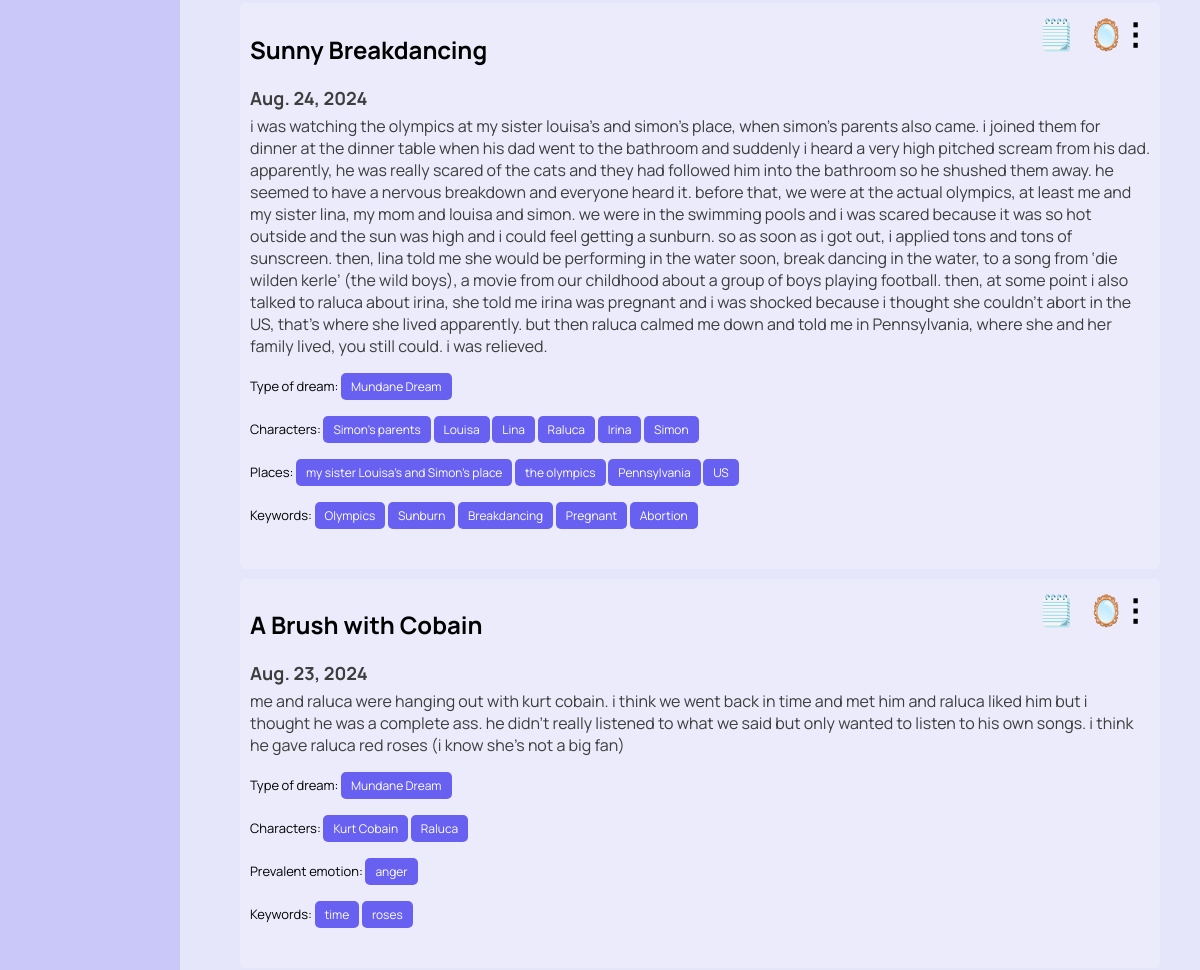
/dreams/journal/?page=2 (signed in, middle part), run on an earlier commit of the app's database.
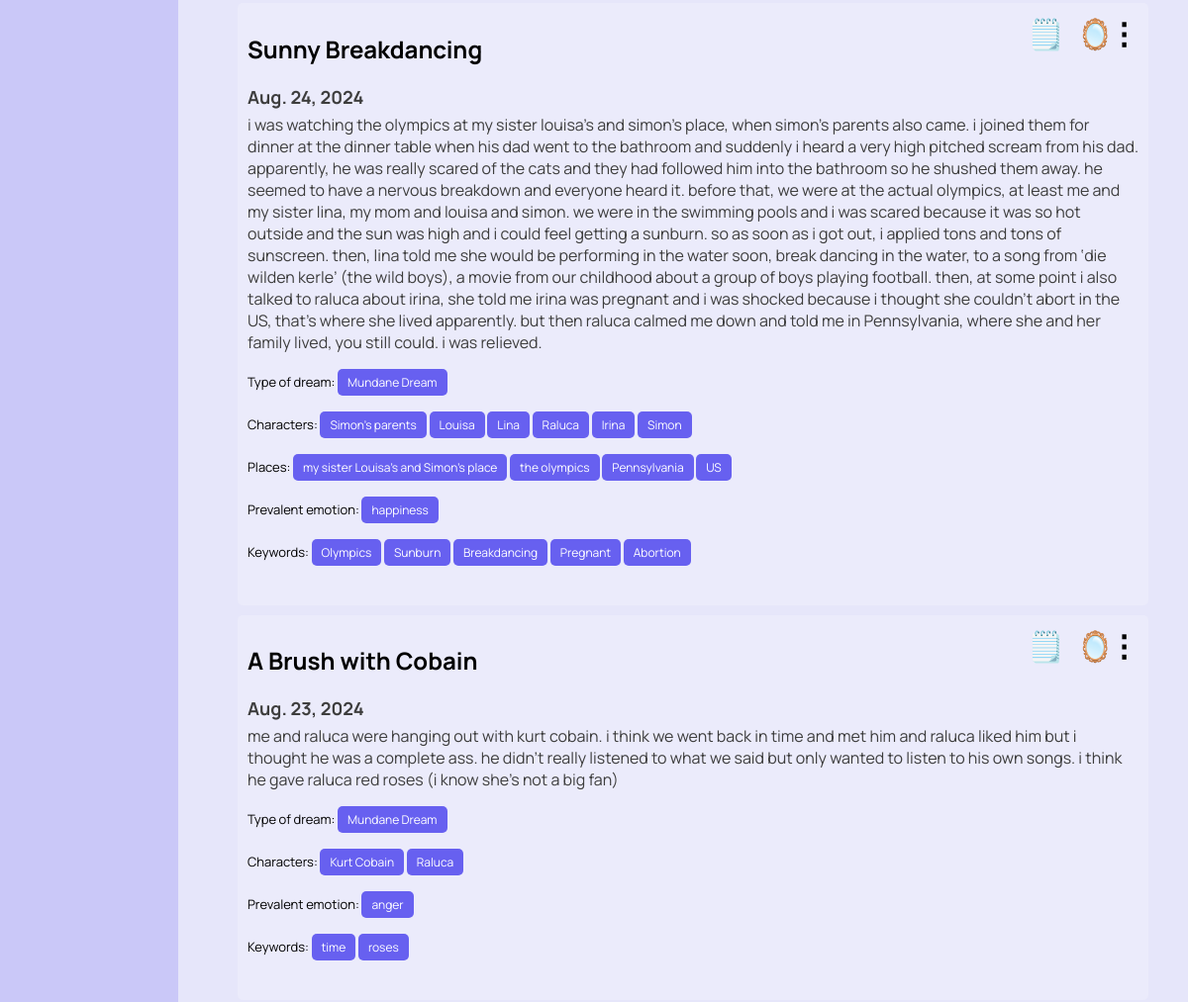
And on a later commit of the database.
### dreams/models.py (models this page shows, shortened)
class Dream(models.Model):
    classification_options = [
        ('0', 'Nightmare'),
        ('1', 'Mundane Dream'),
        ('2', 'Lucid Dream'),
        ('3', 'Existential Dream'),
    ]
    user = models.ForeignKey(User, on_delete=models.CASCADE)
    date = models.DateField()
    time = models.TimeField(default=timezone.now)
    content = models.TextField()
    shared = models.BooleanField(default=False)
    anon = models.BooleanField(default=False)
    processed = models.BooleanField(default=False)
    is_favorite = models.BooleanField(default=False)
    keywords = models.JSONField(default=list, blank=True)
    classification = models.CharField(max_length=1, choices=classification_options, blank=True, null=True, default='')
    characters = models.JSONField(default=list, blank=True)
    places = models.JSONField(default=list, blank=True)
    emotion = models.CharField(max_length=20, blank=True)
    emotion_options = ['anger', 'apprehension', 'sadness', 'confusion', 'happiness', '']
    optional_titles = models.JSONField(default=list, blank=True)
    title = models.TextField(blank=True)
    User.add_to_class('is_new', models.BooleanField(default=True))
    def classification_string(self):
        return dict(self.classification_options).get(self.classification, "No classification")

### dreams/views.py (the view)
# urls.py: path('journal/', views.dream_journal, name='dream_journal'),
@login_required
def dream_journal(request):
    query = request.GET.get('q', '')
    class_query = request.GET.get('classification', '')
    emotion_query = request.GET.get('emotion', '')
    character_query = request.GET.get('character', '')
    place_query = request.GET.get('place', '')
    place_query = unquote(place_query)
    dreams = Dream.objects.filter(user=request.user)
    keyword_query = request.GET.get('keyword', '')
    if query:
        regex_pattern = r'\b({}|{}s?|{}\'s?)\b'.format(re.escape(query), re.escape(query),
                                                       re.escape(query))
        dreams = dreams.filter(Q(content__iregex=regex_pattern))
    if class_query:
        dreams = dreams.filter(classification=class_query)
    if emotion_query:
        dreams = dreams.filter(emotion=emotion_query)
    if keyword_query:
        dreams = dreams.filter(Q(keywords__iregex=r'\b{}\b'.format(re.escape(keyword_query))))
    if character_query:
        dreams = dreams.filter(Q(characters__iregex=r'\b{}\b'.format(re.escape(character_query))))
    if place_query:
        dreams = dreams.filter(Q(places__iregex=r'\b{}\b'.format(re.escape(place_query))))
    dreams = dreams.order_by('-date', '-time')
    paginator = Paginator(dreams, 10)  # Show 10 dreams per page
    page_number = request.GET.get('page')
    page_obj = paginator.get_page(page_number)
    print(f"Decoded place: {place_query}")
    context = {
        'dreams': page_obj,
        'query': query,
        'class_query': class_query,
        'emotion_query': emotion_query,
        'keyword_query': keyword_query,
        'character_query': character_query,
        'place_query': place_query
    }
    return render(request, 'dreams/dream_journal.html', context)

### dreams/templatetags/highlight.py (called while the page is built)
@register.filter(name='highlight')
def highlight(text, search):
    pattern = re.compile(
        r'\b{}\b'.format(re.escape(search)),
        re.IGNORECASE
    )
    highlighted_text = pattern.sub(lambda m: f'<span class="highlight">{m.group()}</span>', text)
    return highlighted_text

### dreams/templates/dreams/dream_journal.html (shortened to what this page needs)
{% load static %}
{% load highlight %}
<!DOCTYPE html>
<html>
<head>
    <link rel="stylesheet" type="text/css" href="{% static 'css/styles.css' %}">
</head>
<body>
<div class="sidenav">
</div>
{% if dreams %}
<div class="dreams">
    {% for dream in dreams%}
    {% if not query or query|lower in dream.content|lower %}
    <div class="dream">
        {% if dream.title %}
            <h2 class="dream-title">{{ dream.title }}</h2>
        {% endif %}
        <h3 class="dream-date">{{ dream.date }}</h3>
        <p class="dream-content">
            {% autoescape off %}
            {{ dream.content|safe|highlight:query }}
            {% endautoescape %}
        </p>
        <p class="class-form">
            {% if dream.classification %}
            Type of dream:
            <form class="class-form" method="get" action="{% url 'dreams:dream_journal' %}">
                <button type="submit">{{ dream.classification_string}}</button>
            </form>
            {% endif %}
        </p>
        <p class="class-form">
            {% if dream.characters %}
            Characters:
            {% for character in dream.characters %}
                <form class="class-form" method="get" action="{% url 'dreams:dream_journal' %}">
                    <button type="submit">{{ character }}</button>
                </form>
            {% endfor %}
            {% endif %}
        </p>
        <p class="class-form">
            {% if dream.places %}
            Places:
            {% for place in dream.places %}
                <form class="class-form" method="get" action="{% url 'dreams:dream_journal' %}">
                    <button type="submit">{{ place  }}</button>
                </form>
            {% endfor %}
            {% endif %}
        </p>
        <p class="class-form">
            {%if dream.emotion%}
            Prevalent emotion:
                <form class="class-form" method="get" action="{% url 'dreams:dream_journal' %}">
                <button type="submit">{{ dream.emotion }}</button>
            </form>
            {%endif%}
        </p>
        <p class="keyword-form">
            {%if dream.keywords%}
            Keywords:
            {%endif%}
            {% for keyword in dream.keywords %}
            <form class="keyword-form" method="get" action="{% url 'dreams:dream_journal' %}">
                <button type="submit">{{ keyword }}</button>
            </form>
            {% endfor %}
        </p>
        <div class="menu">
            <span class="icon" style="margin-right: 75px">🗒️</span>
        </div>
        <div class="menu">
            <span class="icon" style="margin-right: 25px">🪞</span>
        </div>
        <div class="menu">
            <span class="icon">⋮</span>
        </div>
    </div>
    {% endif %}
    {% endfor %}
{% else %}
    <div class="dream-title">
        <p>No dreams found. You can log your dreams <a href="{% url 'dreams:log_dream' %}" >here.</a> </p>
    </div>
{% endif %}
</div>
</body>
</html>

What changed in the data, as far as the page shows it:
changed Dream "Sunny Breakdancing": emotion (not shown) → "happiness"
